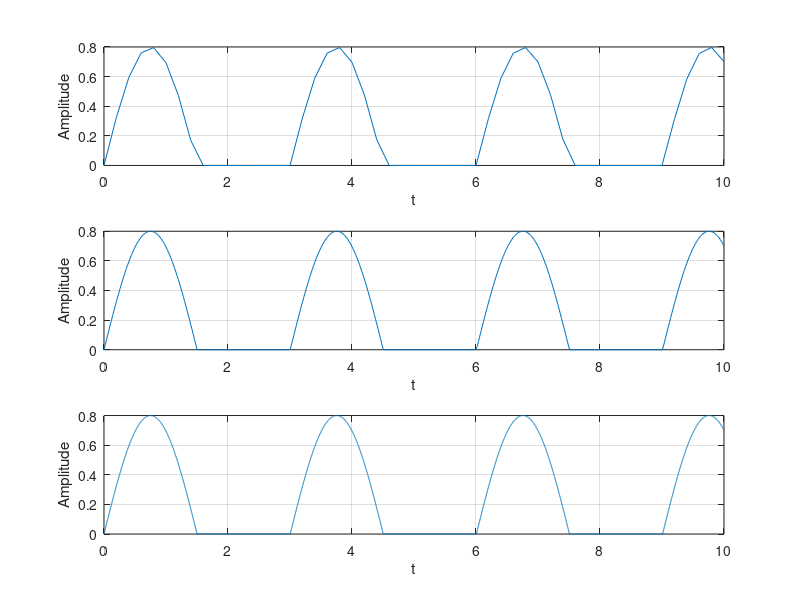

The MATLAB source for this figure:

t1=0:0.2:10;
s1=0.8*sin(2*pi*0.333*t1);
for n=1:1:length(s1);      
    if s1(n)<0;
        s1(n)=0;
    end
end
subplot(3,1,1)
plot(t1,s1),grid
xlabel('t')
ylabel('Amplitude')



t2=0:0.02:10;
s2=0.8*sin(2*pi*0.333*t2);
for n=1:1:length(s2);
    if s2(n)<0;
        s2(n)=0;
    end
end
subplot(3,1,2)
plot(t2,s2),grid
xlabel('t')
ylabel('Amplitude')


t3=0:0.002:10;
s3=0.8*sin(2*pi*0.333*t3);
for n=1:1:length(s3);
    if s3(n)<0;
        s3(n)=0;
    end
end
subplot(3,1,3)
plot(t3,s3),grid
xlabel('t')
ylabel('Amplitude')
